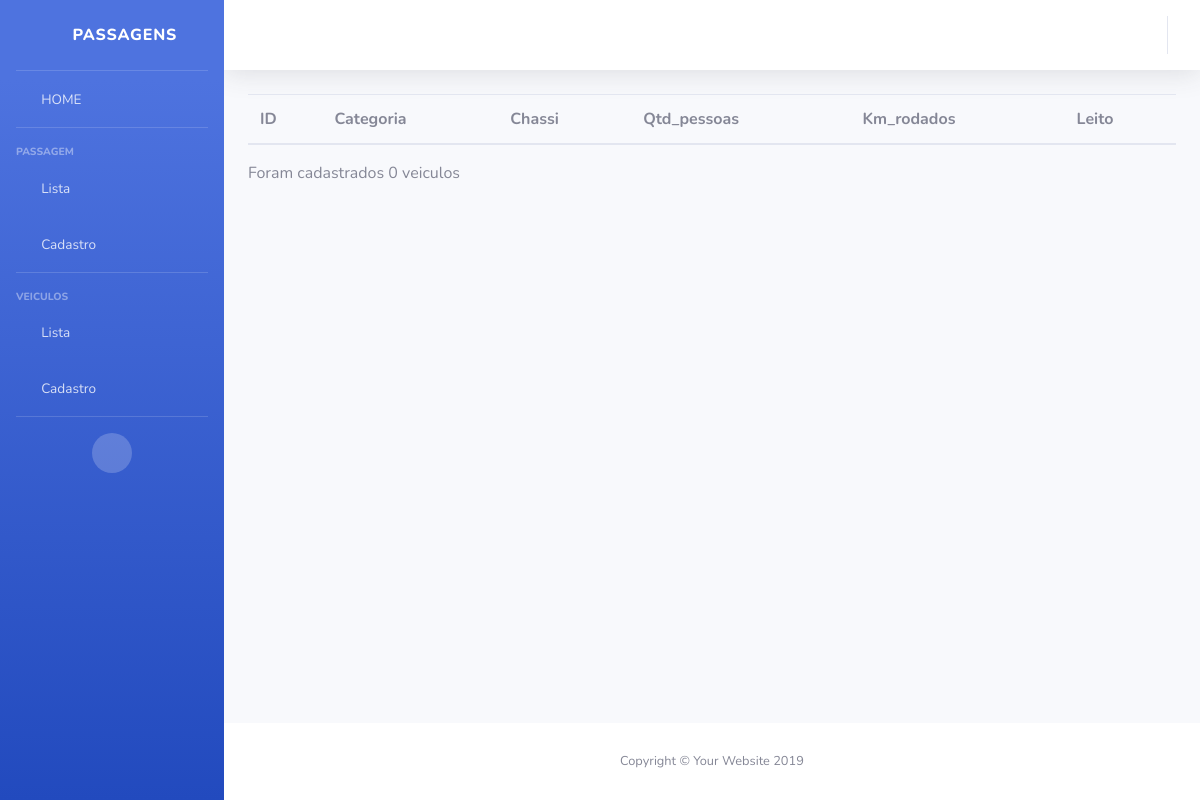
Before: /viagens/veiculo/ with the older database file.
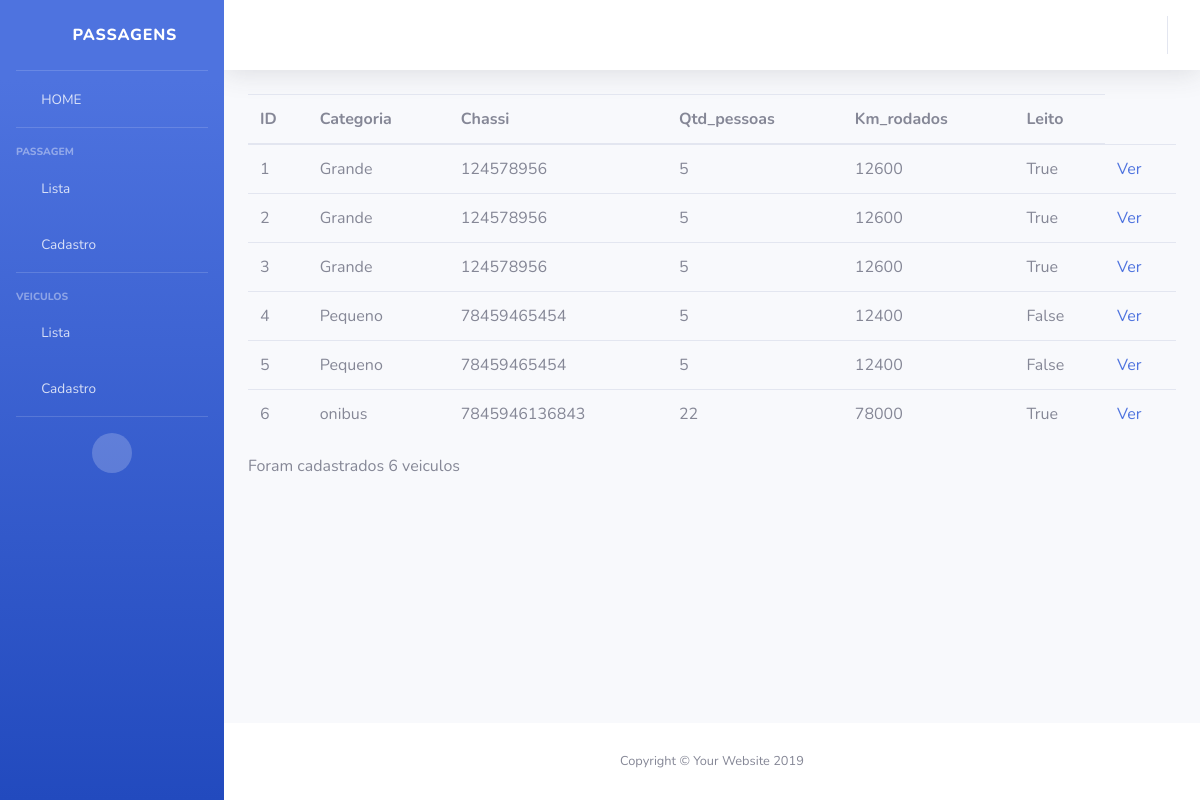
After: the same page with the newer database file.
### viagens/models.py (models this page shows)
class Veiculo(models.Model):
    categoria = models.CharField(max_length=50)
    chassi = models.CharField(max_length=50)
    qtd_pessoas = models.IntegerField()
    km_rodados = models.IntegerField()
    leito = models.BooleanField()

### viagens/views.py (the view)
# urls.py: path('veiculo/', views.veiculo_list),
def veiculo_list(request):
    veiculos = Veiculo.objects.all()
    return render (request, 'veiculo/list.html', {'veiculos': veiculos})

### viagens/templates/veiculo/list.html
{% extends 'base.html' %}
{% block conteudo %}
<div class="container-fluid">
    <div class="row">
        <div class="col-lg-12">
            <table class="table">
                <thead>
                    <tr>
                        <th>ID</th>
                        <th>Categoria</th>
                        <th>Chassi</th>
                        <th>Qtd_pessoas</th>
                        <th>Km_rodados</th>
                        <th>Leito</th>
                    </tr>
                </thead>
                <tbody>
                    {% for veiculo in veiculos %}
                    <tr>
                        <td>{{veiculo.id}}</td>
                        <td>{{veiculo.categoria}}</td>
                        <td>{{veiculo.chassi}}</td>
                        <td>{{veiculo.qtd_pessoas}}</td>
                        <td>{{veiculo.km_rodados}}</td>
                        <td>{{veiculo.leito}}</td>
                        <td><a href="http://127.0.0.1:8000/viagens/veiculo/{{veiculo.id}}/">Ver</a></td>
                    </tr>
                    {% endfor %}
                </tbody>
            </table>
            <p>Foram cadastrados {{veiculos | length }} veiculos</p>
        </div>
    </div>
</div>
{% endblock %}

### viagens/templates/base.html (shortened to what this page needs)
{% load static %}
<!DOCTYPE html>
<html lang="en">
<head>
    <link href="{% static 'vendor/fontawesome-free/css/all.min.css' %}" rel="stylesheet" type="text/css">
    <link href="{% static 'css/sb-admin-2.min.css' %}" rel="stylesheet">
</head>
<body id="page-top">
    <div id="wrapper">
        <ul class="navbar-nav bg-gradient-primary sidebar sidebar-dark accordion" id="accordionSidebar">
            <a class="sidebar-brand d-flex align-items-center justify-content-center" href="index.html">
                <div class="sidebar-brand-icon rotate-n-15">
                    <i class="fas fa-laugh-wink"></i>
                </div>
                <div class="sidebar-brand-text mx-3">Passagens</div>
            </a>
            <hr class="sidebar-divider my-0">
            <li class="nav-item">
                <a class="nav-link" href="http://127.0.0.1:8000/viagens/">
                    <i class="fas fa-fw fa-chart-area"></i>
                    <span>HOME</span></a>
            </li>
            <hr class="sidebar-divider">
            <div class="sidebar-heading">
                Passagem
            </div>
            <li class="nav-item">
                <a class="nav-link" href="http://127.0.0.1:8000/viagens/passagem/">
                    <i class="fas fa-fw fa-chart-area"></i>
                    <span>Lista</span></a>
            </li>
            <li class="nav-item">
                <a class="nav-link" href="http://127.0.0.1:8000/viagens/passagem/create/">
                    <i class="fas fa-fw fa-chart-area"></i>
                    <span>Cadastro</span></a>
            </li>
            <hr class="sidebar-divider">
            <div class="sidebar-heading">
                Veiculos
            </div>
            <li class="nav-item">
                <a class="nav-link" href="http://127.0.0.1:8000/viagens/veiculo/">
                    <i class="fas fa-fw fa-chart-area"></i>
                    <span>Lista</span></a>
            </li>
            <li class="nav-item">
                <a class="nav-link" href="http://127.0.0.1:8000/viagens/veiculo/create">
                    <i class="fas fa-fw fa-chart-area"></i>
                    <span>Cadastro</span></a>
            </li>
            <hr class="sidebar-divider d-none d-md-block">
            <div class="text-center d-none d-md-inline">
                <button class="rounded-circle border-0" id="sidebarToggle"></button>
            </div>
        </ul>
        <div id="content-wrapper" class="d-flex flex-column">
            <div id="content">
                <nav class="navbar navbar-expand navbar-light bg-white topbar mb-4 static-top shadow">
                    <ul class="navbar-nav ml-auto">
                    </ul>
                </nav>
                {% block conteudo %} {% endblock %}
            </div>
            <footer class="sticky-footer bg-white">
                <div class="container my-auto">
                    <div class="copyright text-center my-auto">
                        <span>Copyright &copy; Your Website 2019</span>
                    </div>
                </div>
            </footer>
        </div>
    </div>
</body>
</html>

Changed rows visible on the page:
added Veiculo: id "1", categoria "Grande", chassi "124578956", qtd_pessoas "5", km_rodados "12600", leito "True"
added Veiculo: id "2", categoria "Grande", chassi "124578956", qtd_pessoas "5", km_rodados "12600", leito "True"
added Veiculo: id "3", categoria "Grande", chassi "124578956", qtd_pessoas "5", km_rodados "12600", leito "True"
added Veiculo: id "4", categoria "Pequeno", chassi "78459465454", qtd_pessoas "5", km_rodados "12400", leito "False"
added Veiculo: id "5", categoria "Pequeno", chassi "78459465454", qtd_pessoas "5", km_rodados "12400", leito "False"
added Veiculo: id "6", categoria "onibus", chassi "7845946136843", qtd_pessoas "22", km_rodados "78000", leito "True"
Other visible differences:
{{ veiculos | length }}: "0" → "6"
